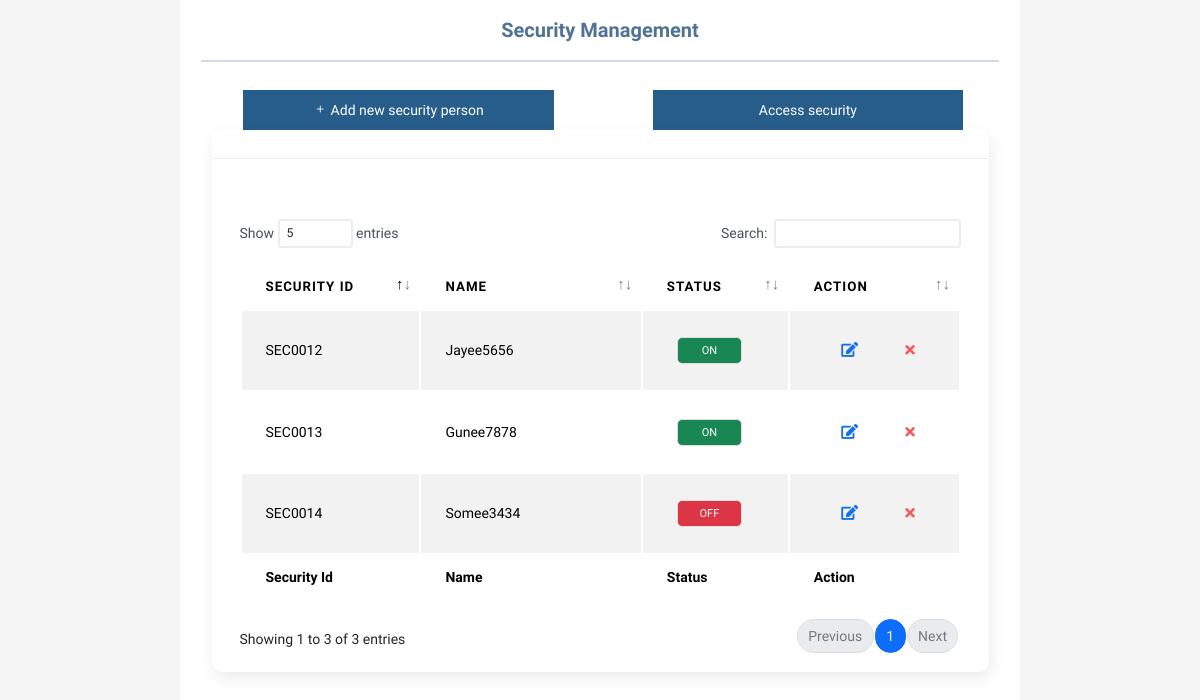
/admin/managesecurity.php (signed in), run on the app's committed database.
### tables this page shows
CREATE TABLE `securityperson` (
  `sid` varchar(65) NOT NULL,
  `name` varchar(65) NOT NULL,
  `password` varchar(100) DEFAULT NULL,
  `status` tinyint(1) NOT NULL DEFAULT 0,
  `mark_access` tinyint(1) NOT NULL DEFAULT 0,
  `site_access` tinyint(1) NOT NULL DEFAULT 0
);

### admin/managesecurity.php (the view, shortened to what this page needs)
<?php
  include ('../includes/config.php');
  if(strlen($_SESSION['alogin'])==0){
    header('location:../home/home.php');
  }else{
?>
<!DOCTYPE html>
<html lang="en">
<head>
  <?php
     include '../libraries/styles.php';
     include '../libraries/script.php';?>
</head>
<body>
  <div class="row  m-auto " style="width:100vw; height:100vh; background-color:#f5f5f5">
    <div class="row  m-auto " style="width:70vw; height:100vh; background-color:#ffffff">
      <div>
        <h3 class=" card-title text-center mt-3" style="color:#507297">Security Management</h3>
        <hr style="border: 1px solid #507297; width: 100%; mt-3;">
        <div class="row">
          <div class="col-6">
            <button type="button" class="mt-3 ms-5"
            style="width:80%; height:40px; background-color:#275d8b;border: none; color: white; " data-bs-toggle="modal"
            data-bs-target="#addsecurityperson">
            <i class="bi bi-plus pt-4 pb-5 "></i> Add new security person
          </button>
          </div>
          <div class="col-6">
          <button type="button" class="mt-3 ms-5"
            style="width:80%; height:40px; background-color:#275d8b;border: none; color: white; " onclick="location.href='access_security.php';">
            <i ></i> Access security
          </button>
          </div>
          <div class="row m-auto">
            <div class="col-md-12">
              <div class="card">
                <div class="card-header">
                </div>
                <div class="card-body">
                  <div class="modal fade" id="addsecurityperson" tabindex="-1" role="dialog" aria-hidden="true">
                  </div>
                  <table class="mt-5">
                    <div class="table-responsive">
                      <table id="add-row" class="display table table-striped table-hover dataTable" role="grid"
                        aria-describedby="add-row_info">
                        <thead>
                          <tr role="row">
                            <th class="sorting" tabindex="0" aria-controls="add-row" rowspan="1" colspan="1"
                              aria-label="Id: activate to sort column ascending" style="width: 249.612px;">Security Id</th>
                            <th class="sorting_asc" tabindex="0" aria-controls="add-row" rowspan="1" colspan="1"
                              aria-sort="ascending" aria-label="Name: activate to sort column descending"
                              style="width: 363.613px;">Name</th>
                            <th style="width: 120.7px;" class="sorting" tabindex="0" aria-controls="add-row" rowspan="1"
                              colspan="1" aria-label="Action: activate to sort column ascending">Status</th>
                            <th style="width: 120.7px;" class="sorting" tabindex="0" aria-controls="add-row" rowspan="1"
                              colspan="1" aria-label="Action: activate to sort column ascending">Action</th>
                          </tr>
                        </thead>
                        <tfoot>
                          <tr>
                            <th rowspan="1" colspan="1">Security Id</th>
                            <th rowspan="1" colspan="1">Name</th>
                            <th rowspan="1" colspan="1">Status</th>
                            <th rowspan="1" colspan="1">Action</th>
                          </tr>
                        </tfoot>
                        <tbody>
                          <?php
                          $sql = "SELECT securityperson.sid AS s_id, securityperson.name AS s_name, securityperson.status AS s_status FROM securityperson LEFT JOIN securitylogs ON securityperson.sid = securitylogs.sid AND securitylogs.timestamps = (SELECT MAX(timestamps) FROM securitylogs AS sl WHERE sl.sid = securityperson.sid);";
                          if ($result = $conn->query($sql)) {
                            while($row = $result->fetch_assoc()){
                              echo '<tr role="row" class="odd">';
                              echo '<td>'.$row['s_id'].'</td>';
                              echo '<td>'.$row['s_name'].'</td>';
                              $color = !empty($row['s_status']) ? 'success' : 'danger';
                              $status = !empty($row['s_status']) ? 'ON' : 'OFF';
                              $checked = !empty($row['s_status']) ? 'checked' : '';
                              $display = !empty($row['s_status']) ? '' : 'none';
                              echo '<td>
                              <div class="form-check form-switch">
                                <span class="badge rounded-2 p-2 text-bg-'.$color.'" role="button" id="s_status'.$row['s_id'].'" style="cursor: pointer; width:65px;" data-bs-toggle="modal" data-bs-target="#editstatus'.$row['s_id'].'" >'.$status.' </span>
                            </td>
                            <div class="modal fade" id="editstatus'.$row['s_id'].'" tabindex="-1" role="dialog" aria-hidden="true">
                                        <input type="text" name="id" id="id" value="'.$row['s_id'].'" style="visibility:hidden">
                                          <input class="form-check-input" type="checkbox" role="switch" id="editstatusbox'.$row['s_id'].'" name="statuscheck" '.$checked.'>
                                          <label class="form-check-label" for="statuscheck">Status '.$row['s_id'].'</label>
                                          <div class="form-check form-text" style="display:'.$display.'">
                                          <label class="form-label" for="note">Note '.$row['s_id'].'</label>
                                          <input class="form-input" type="text" id="note'.$row['s_id'].'" name="note" value="1" '.$checked.'>
                                          </div>
                                        <button type="submit" id="statuschange'.$row['s_id'].'" name="statuschange" class="btn btn-primary">
                                        </button>
                            </div>';
                            echo '<td>
                              <div class="form-button-action">
                                <button type="button" title=""
                                  class="btn btn-link btn-primary btn-lg" data-original-title="Edit Security  "
                                  data-bs-toggle="modal" data-bs-target="#updateSecurity'.$row['s_id'].'">
                                  <i class="fa fa-edit"></i>
                                </button>
                    <div class="modal fade" id="updateSecurity'.$row['s_id'].'" tabindex="-1" role="dialog" aria-hidden="true">
                              <span class="fw-light">Security '.$row['s_id'].'</span>
                            <input id="addid" name="current_sid" type="text" class="form-control" value="'.$row['s_id'].'" style="visibility:hidden" />
                                    <input id="addid" name="up_id" type="text" class="form-control" value="'.$row['s_id'].'" required />
                                    <input id="addname" name="up_name" type="text" class="form-control" value= "'.$row['s_name'].'"/>
                                    <input id="addpassword" name="up_password" type="password" class="form-control" value='.$row['s_pswd'].' required />
                    </div>
                                <button type="button" class="btn btn-link btn-danger" data-bs-toggle="modal" data-bs-target="#deleteSecurity'.$row['s_id'].'"
                                  data-original-title="Remove">
                                  <i class="fa fa-times"></i>
                                </button>
                    <div class="modal fade" id="deleteSecurity'.$row['s_id'].'" tabindex="-1" role="dialog" aria-hidden="true">
                              You are going to delete '.$row['s_id'].' ID. Please confirm to delete?
                            <input id="deleteid" name="delete_sid" type="text" class="form-control" value="'.$row['s_id'].'" style="visibility:hidden" />
                    </div>
                              </div>
                            </td>';
                              echo '</tr>';
                            }
                          }
                          ?>
                        </tbody>
                      </table>
                    </div>
                </div>
              </div>
            </div>
          </div>
        </div>
      </div>
</body>
</html>
<?php
} ?>

### data on the page
securityperson: sid "SEC0012", name "Jayee5656", status "ON"
securityperson: sid "SEC0013", name "Gunee7878", status "ON"
securityperson: sid "SEC0014", name "Somee3434", status "OFF"
